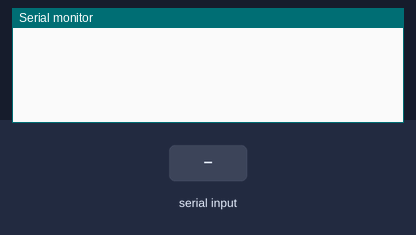
Simulated run of this sketch. Board: Arduino Uno, built with avr-gcc and run on an emulated ATmega328P. On the bench: the last lines printed to the serial monitor. The inputs (shaded band) are chosen by the test bench.

Above: at 1.2 s.
1.3 s: "0" received over Serial
At 2.5 s:
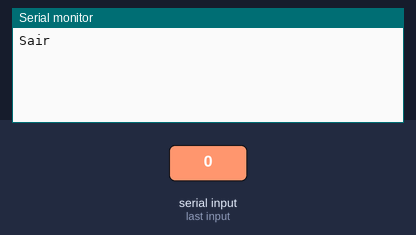
2.8 s: "4" received over Serial
At 3.8 s:
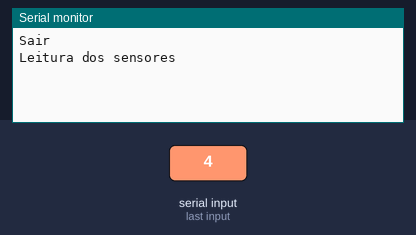
4.3 s: "1" received over Serial
At 4.9 s:
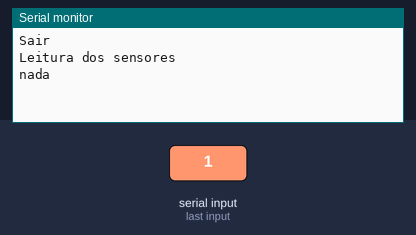

The sketch:

Ar.ino
```cpp
int incomingByte = 0;
void setup() {
  Serial.begin(9600);

}
int lerSensor(){
  return 0;
}

void loop() {
  if (Serial.available() > 0)
   {
    incomingByte = Serial.read();
    switch(incomingByte)
    {
      case 48:
        Serial.println("Sair");
        break;
      //48 == "0" na tabela ASCII
      //52 == "4" na tabela ASCII
      case 52:
        Serial.println("Leitura dos sensores");
        lerSensor();
        break;
      default:
        Serial.println("nada");
        break;
    }

}

}
```

Measured:
- after the input at 1.3 s, the serial monitor: prints a new line at once (image 1)
- after the input at 2.8 s, the serial monitor: prints a new line at once (image 2)
- after the input at 4.3 s, the serial monitor: prints a new line at once (image 3)
